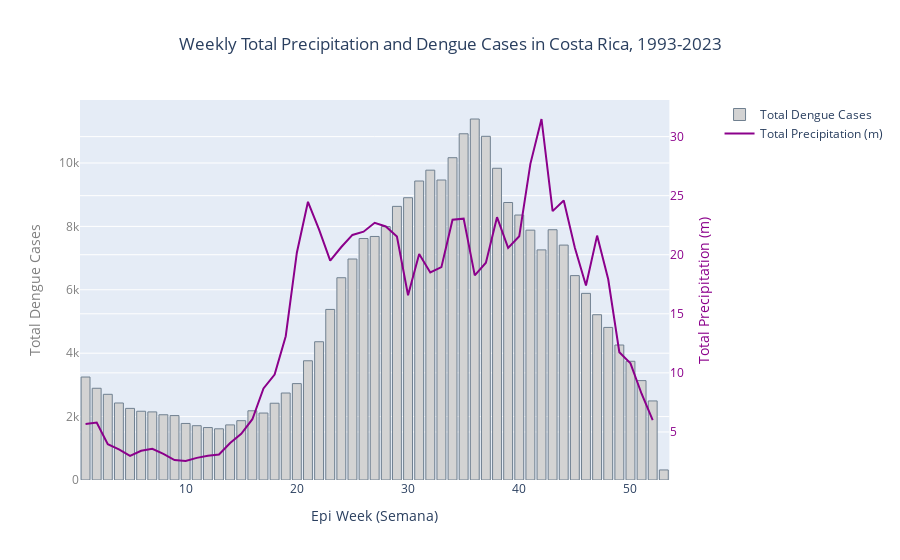

Notebook source saved alongside this figure:
### Code cell
# make a bar plot of the cases overlayed by a line plot of the precipitation by epi week
fig = make_subplots(specs=[[{"secondary_y": True}]])

fig.add_trace(go.Bar(x=groupDengueDF['SEMANA'], y=groupDengueDF['CASES'],
                     name='Total Dengue Cases',
                     marker_color = 'lightgrey',
                     marker_line_color='slategrey',
                     marker_line_width=1),
              row = 1, col = 1, secondary_y=False)

fig.add_trace(go.Scatter(x=aggDF['SEMANA'], y=aggDF['tp'], line=dict(color='darkmagenta'), name='Total Precipitation (m)'),
              row = 1, col = 1, secondary_y=True)
# add labels
fig.update_xaxes(title_text="Epi Week (Semana)")
fig.update_yaxes(title_text="Total Dengue Cases", color="grey",secondary_y=False)
fig.update_yaxes(title_text="Total Precipitation (m)", color="darkmagenta",secondary_y=True)
# add a title
fig.update_layout(title_text="Weekly Total Precipitation and Dengue Cases in Costa Rica, 1993-2023", title_x=0.5)
fig.write_html("Weekly_Rain_All_Years.html")
fig.show()

### Figure 1 — Plotly figure (JSON) as saved in the notebook; plotly's stock layout.template omitted (floating-point values rounded to 4 significant figures)
{"data": [{"marker": {"color": "lightgrey", "line": {"color": "slategrey", "width": 1}}, "name": "Total Dengue Cases", "type": "bar", "x": [1, 2, 3, 4, 5, 6, 7, 8, 9, 10, 11, 12, 13, 14, 15, 16, 17, 18, 19, 20, 21, 22, 23, 24, 25, 26, 27, 28, 29, 30, 31, 32, 33, 34, 35, 36, 37, 38, 39, 40, 41, 42, 43, 44, 45, 46, 47, 48, 49, 50, 51, 52, 53], "xaxis": "x", "y": [3248, 2894, 2703, 2429, 2259, 2169, 2148, 2058, 2032, 1784, 1713, 1654, 1615, 1738, 1871, 2183, 2112, 2422, 2744, 3040, 3761, 4361, 5381, 6380, 6971, 7617, 7682, 7994, 8631, 8904, 9431, 9773, 9463, 10166, 10921, 11387, 10841, 9833, 8753, 8358, 7881, 7258, 7894, 7410, 6447, 5887, 5213, 4813, 4258, 3745, 3135, 2494, 317], "yaxis": "y"}, {"line": {"color": "darkmagenta"}, "name": "Total Precipitation (m)", "type": "scatter", "x": [1, 2, 3, 4, 5, 6, 7, 8, 9, 10, 11, 12, 13, 14, 15, 16, 17, 18, 19, 20, 21, 22, 23, 24, 25, 26, 27, 28, 29, 30, 31, 32, 33, 34, 35, 36, 37, 38, 39, 40, 41, 42, 43, 44, 45, 46, 47, 48, 49, 50, 51, 52], "xaxis": "x", "y": [5.682, 5.789, 3.959, 3.529, 2.977, 3.404, 3.571, 3.147, 2.619, 2.54, 2.805, 2.982, 3.088, 4.06, 4.843, 6.076, 8.678, 9.853, 13.1, 20.17, 24.48, 22.12, 19.5, 20.65, 21.68, 21.95, 22.7, 22.39, 21.54, 16.57, 20.06, 18.5, 18.95, 22.96, 23.05, 18.25, 19.32, 23.18, 20.58, 21.57, 27.69, 31.49, 23.69, 24.59, 20.59, 17.39, 21.62, 17.93, 11.75, 10.8, 8.233, 6.006], "yaxis": "y2"}], "layout": {"title": {"text": "Weekly Total Precipitation and Dengue Cases in Costa Rica, 1993-2023", "x": 0.5}, "xaxis": {"anchor": "y", "domain": [0, 0.94], "title": {"text": "Epi Week (Semana)"}}, "yaxis": {"anchor": "x", "color": "grey", "domain": [0, 1], "title": {"text": "Total Dengue Cases"}}, "yaxis2": {"anchor": "x", "color": "darkmagenta", "overlaying": "y", "side": "right", "title": {"text": "Total Precipitation (m)"}}}}
